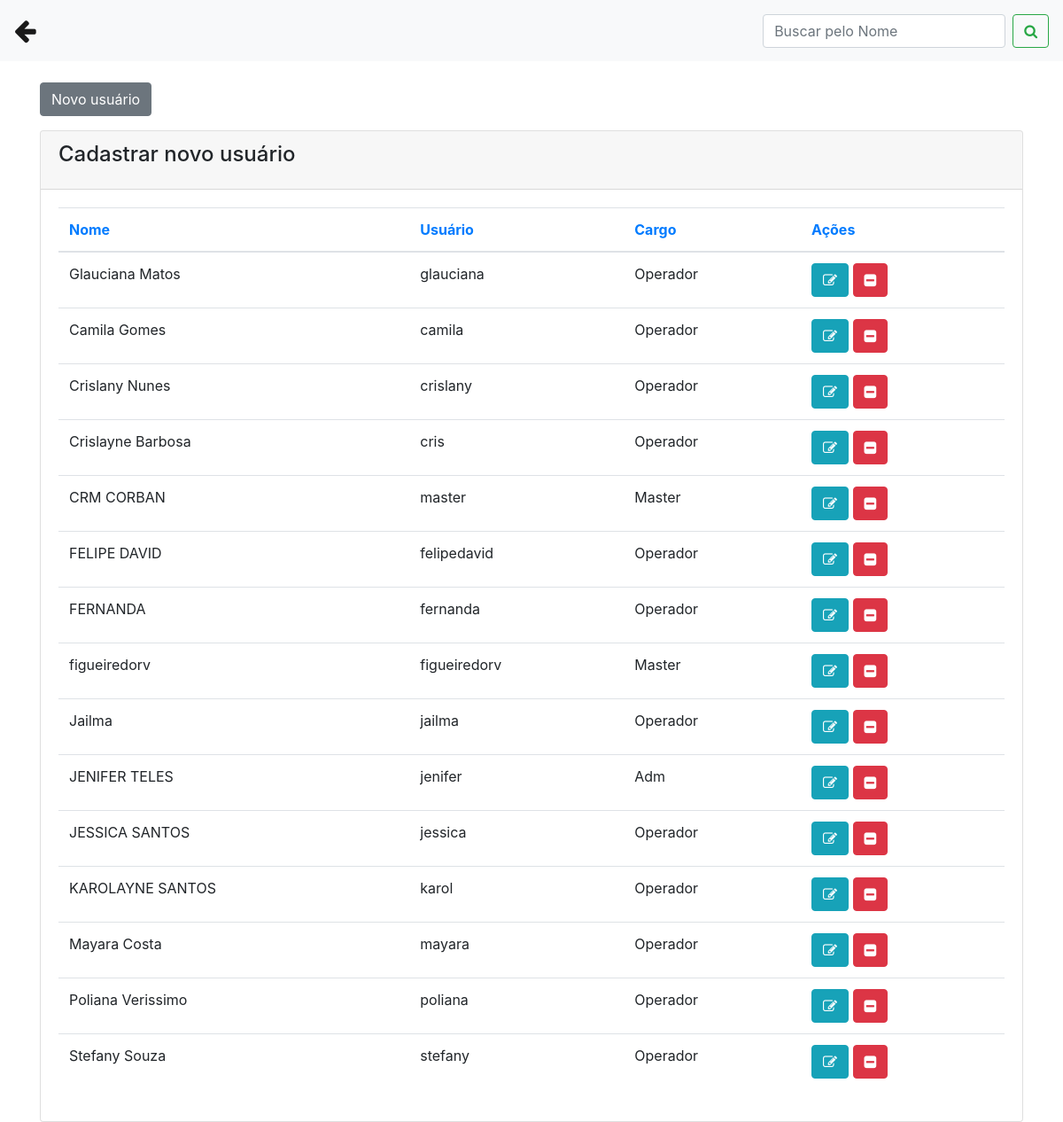
Before: /usuarios.php (signed in) with the older database file.
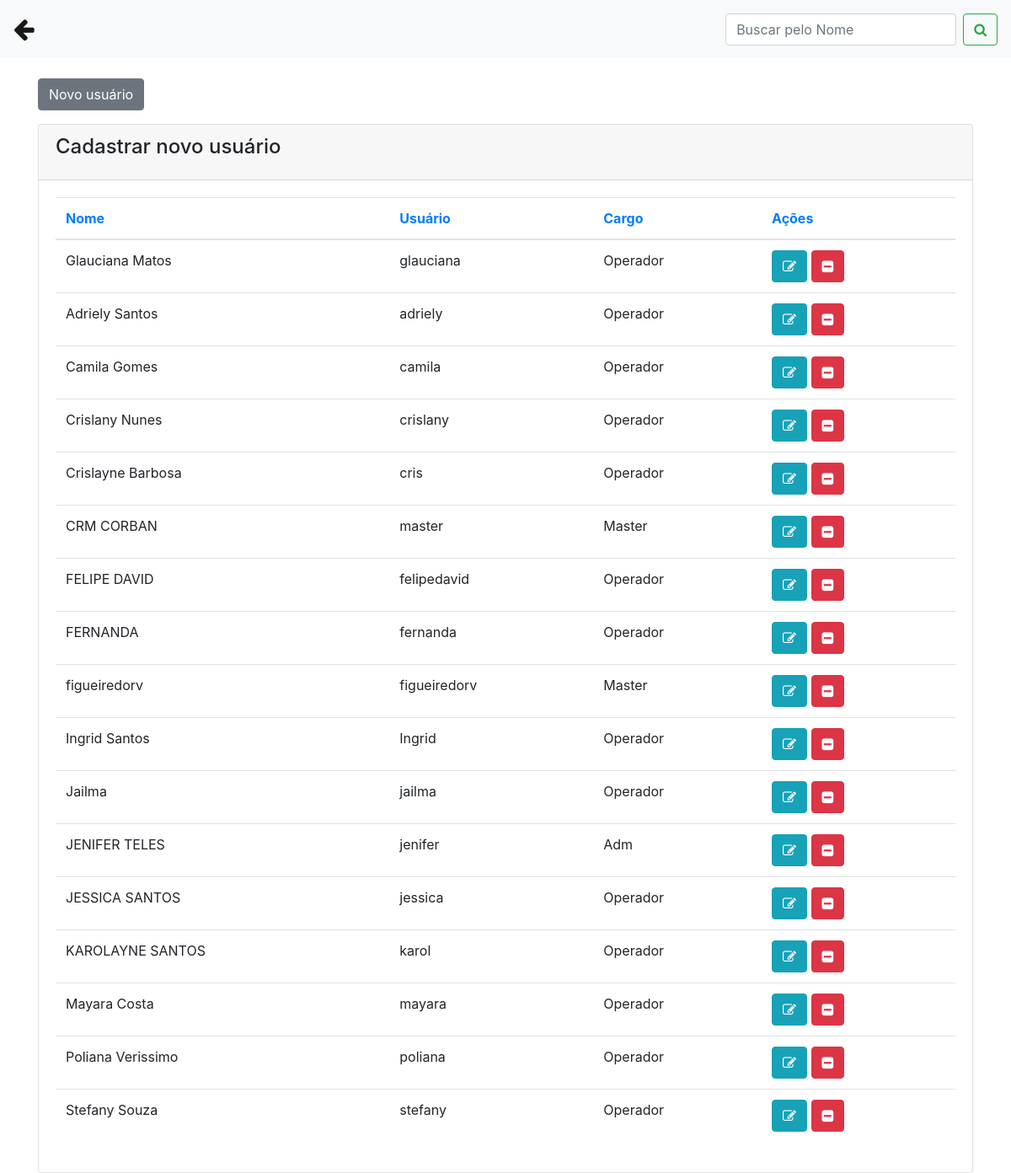
After: the same page with the newer database file.
### tables this page shows
CREATE TABLE `usuarios` (
  `idusuarios` int(11) NOT NULL,
  `nome` varchar(100) DEFAULT NULL,
  `usuario` varchar(45) DEFAULT NULL,
  `senha` varchar(45) DEFAULT NULL,
  `cargo` varchar(45) DEFAULT NULL,
  `status` int(11) DEFAULT NULL,
  `imagem` varchar(50) NOT NULL,
  `sobremim` varchar(100) NOT NULL,
  `ultima_autenticacao` date NOT NULL
);

### usuarios.php (the view, shortened to what this page needs)
<?php
include('conexao.php');
?>
<!DOCTYPE html>
<html>
<head>
  <link rel="stylesheet" href="https://stackpath.bootstrapcdn.com/bootstrap/4.1.3/css/bootstrap.min.css">
  <link rel="stylesheet" href="https://cdnjs.cloudflare.com/ajax/libs/font-awesome/4.7.0/css/font-awesome.min.css">
</head>
<body>
  <nav class="navbar navbar-expand-lg navbar-light bg-light">
    <a class="navbar-brand" href="painel_funcionario.php"><big><big><i class="fa fa-arrow-left"></i></big></big></a>
    <div class="collapse navbar-collapse" id="conteudoNavbarSuportado">
      <form class="form-inline my-2 my-lg-0">
        <input name="txtpesquisar" class="form-control mr-sm-2" type="search" placeholder="Buscar pelo Nome" aria-label="Pesquisar">
        <button name="buttonPesquisar" class="btn btn-outline-success my-2 my-sm-0" type="submit"><i class="fa fa-search"></i></button>
      </form>
    </div>
  </nav>
  <div class="container">
    <br>
    <div class="row">
      <div class="col-sm-12">
        <div class="container">
          <div class="row">
            <button type="button" class="btn btn-secondary mb-3" data-toggle="modal" data-target="#modalExemplo">Novo usuário </button>
          </div>
        </div>
        <div class="content">
          <div class="row">
            <div class="col-md-12">
              <div class="card">
                <div class="card-header">
                  <h4 class="card-title"> Cadastrar novo usuário</h4>
                </div>
                <div class="card-body">
                  <div class="table-responsive">
                    <?php
                    if (isset($_GET['buttonPesquisar']) and $_GET['txtpesquisar'] != '') {
                      $nome = $_GET['txtpesquisar'] . '%';
                      $query = "select * from usuarios where nome LIKE '$nome'  order by nome asc";
                    }
                    else {
                      $query = "select * from usuarios order by nome asc";
                    }
                    $result = mysqli_query($conexao, $query);
                    $row = mysqli_num_rows($result);
                    if ($row == '') {
                      echo "<h3> Não existem dados cadastrados no banco </h3>";
                    } else {
                    ?>
                      <table class="table">
                        <thead class=" text-primary">
                          <th>
                            Nome
                          </th>
                          <th>
                            Usuário
                          </th>
                          <th>
                            Cargo
                          </th>
                          <th>
                            Ações
                          </th>
                        </thead>
                        <tbody>
                          <?php
                          while ($res_1 = mysqli_fetch_array($result)) {
                            $nome = $res_1["nome"];
                            $usuario = $res_1["usuario"];
                            $cargo = $res_1["cargo"];
                            $id = $res_1["idusuarios"];
                          ?>
                            <tr>
                              <td><?php echo $nome; ?></td>
                              <td><?php echo $usuario; ?></td>
                              <td><?php echo $cargo; ?></td>
                              <td>
                                <a class="btn btn-info" href="usuarios.php?func=edita&id=<?php echo $id; ?>"><i class="fa fa-pencil-square-o"></i></a>
                                <a class="btn btn-danger" href="usuarios.php?func=deleta&id=<?php echo $id; ?>"><i class="fa fa-minus-square"></i></a>
                              </td>
                            </tr>
                          <?php
                          }
                          ?>
                        </tbody>
                      </table>
                    <?php
                    }
                    ?>
                  </div>
                </div>
              </div>
            </div>
          </div>
</body>
</html>

Changed rows visible on the page:
added usuarios: nome "Adriely Santos", usuario "adriely", cargo "Operador"
added usuarios: nome "Ingrid Santos", usuario "Ingrid", cargo "Operador"
